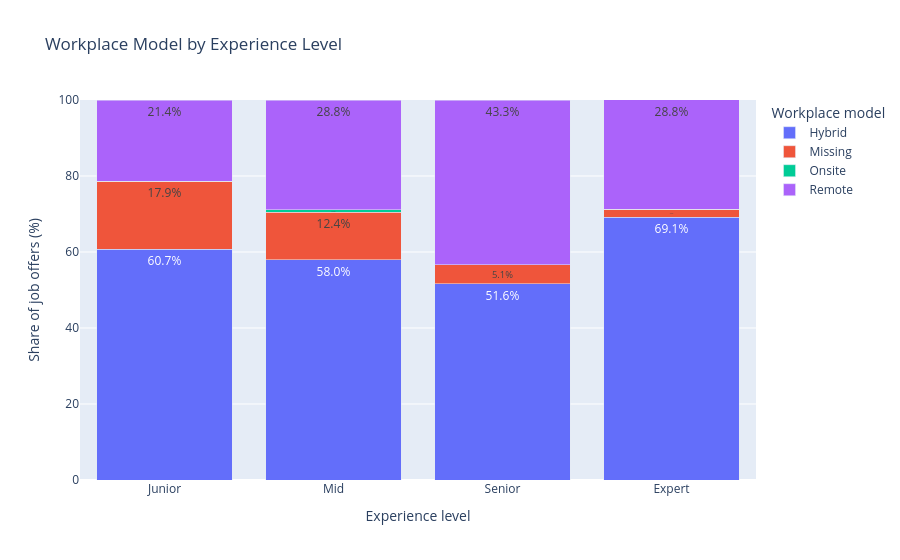

The notebook cell this image was saved under:
### Code cell
fig = px.bar(
    workplace_experience_plot,
    x="experience",
    y="percentage",
    color="workplace",
    text="percentage",
    category_orders={
        "experience": [
            "Junior",
            "Mid",
            "Senior",
            "Expert"
        ]
    },
    title="Workplace Model by Experience Level",
    labels={
        "experience": "Experience level",
        "percentage": "Share of job offers (%)",
        "workplace": "Workplace model"
    }
)

fig.update_layout(
    barmode="stack",
    yaxis_range=[0, 100]
)

fig.update_traces(
    texttemplate="%{text:.1f}%",
    textposition="inside"
)

fig.show()

### Figure 1 — Plotly figure (JSON) as saved in the notebook; plotly's stock layout.template omitted (floating-point values rounded to 4 significant figures)
{"data": [{"hovertemplate": "Workplace model=Hybrid<br>Experience level=%{x}<br>Share of job offers (%)=%{text}<extra></extra>", "legendgroup": "Hybrid", "marker": {"color": "#636efa", "pattern": {"shape": ""}}, "name": "Hybrid", "orientation": "v", "showlegend": true, "text": [69.1, 60.7, 58.0, 51.6], "textposition": "inside", "texttemplate": "%{text:.1f}%", "type": "bar", "x": ["Expert", "Junior", "Mid", "Senior"], "xaxis": "x", "y": [69.1, 60.7, 58.0, 51.6], "yaxis": "y"}, {"hovertemplate": "Workplace model=Missing<br>Experience level=%{x}<br>Share of job offers (%)=%{text}<extra></extra>", "legendgroup": "Missing", "marker": {"color": "#EF553B", "pattern": {"shape": ""}}, "name": "Missing", "orientation": "v", "showlegend": true, "text": [2.2, 17.9, 12.4, 5.1], "textposition": "inside", "texttemplate": "%{text:.1f}%", "type": "bar", "x": ["Expert", "Junior", "Mid", "Senior"], "xaxis": "x", "y": [2.2, 17.9, 12.4, 5.1], "yaxis": "y"}, {"hovertemplate": "Workplace model=Onsite<br>Experience level=%{x}<br>Share of job offers (%)=%{text}<extra></extra>", "legendgroup": "Onsite", "marker": {"color": "#00cc96", "pattern": {"shape": ""}}, "name": "Onsite", "orientation": "v", "showlegend": true, "text": [0.0, 0.0, 0.7, 0.0], "textposition": "inside", "texttemplate": "%{text:.1f}%", "type": "bar", "x": ["Expert", "Junior", "Mid", "Senior"], "xaxis": "x", "y": [0.0, 0.0, 0.7, 0.0], "yaxis": "y"}, {"hovertemplate": "Workplace model=Remote<br>Experience level=%{x}<br>Share of job offers (%)=%{text}<extra></extra>", "legendgroup": "Remote", "marker": {"color": "#ab63fa", "pattern": {"shape": ""}}, "name": "Remote", "orientation": "v", "showlegend": true, "text": [28.8, 21.4, 28.8, 43.3], "textposition": "inside", "texttemplate": "%{text:.1f}%", "type": "bar", "x": ["Expert", "Junior", "Mid", "Senior"], "xaxis": "x", "y": [28.8, 21.4, 28.8, 43.3], "yaxis": "y"}], "layout": {"barmode": "stack", "legend": {"title": {"text": "Workplace model"}, "tracegroupgap": 0}, "title": {"text": "Workplace Model by Experience Level"}, "xaxis": {"anchor": "y", "categoryarray": ["Junior", "Mid", "Senior", "Expert"], "categoryorder": "array", "domain": [0, 1], "title": {"text": "Experience level"}}, "yaxis": {"anchor": "x", "domain": [0, 1], "range": [0, 100], "title": {"text": "Share of job offers (%)"}}}}
